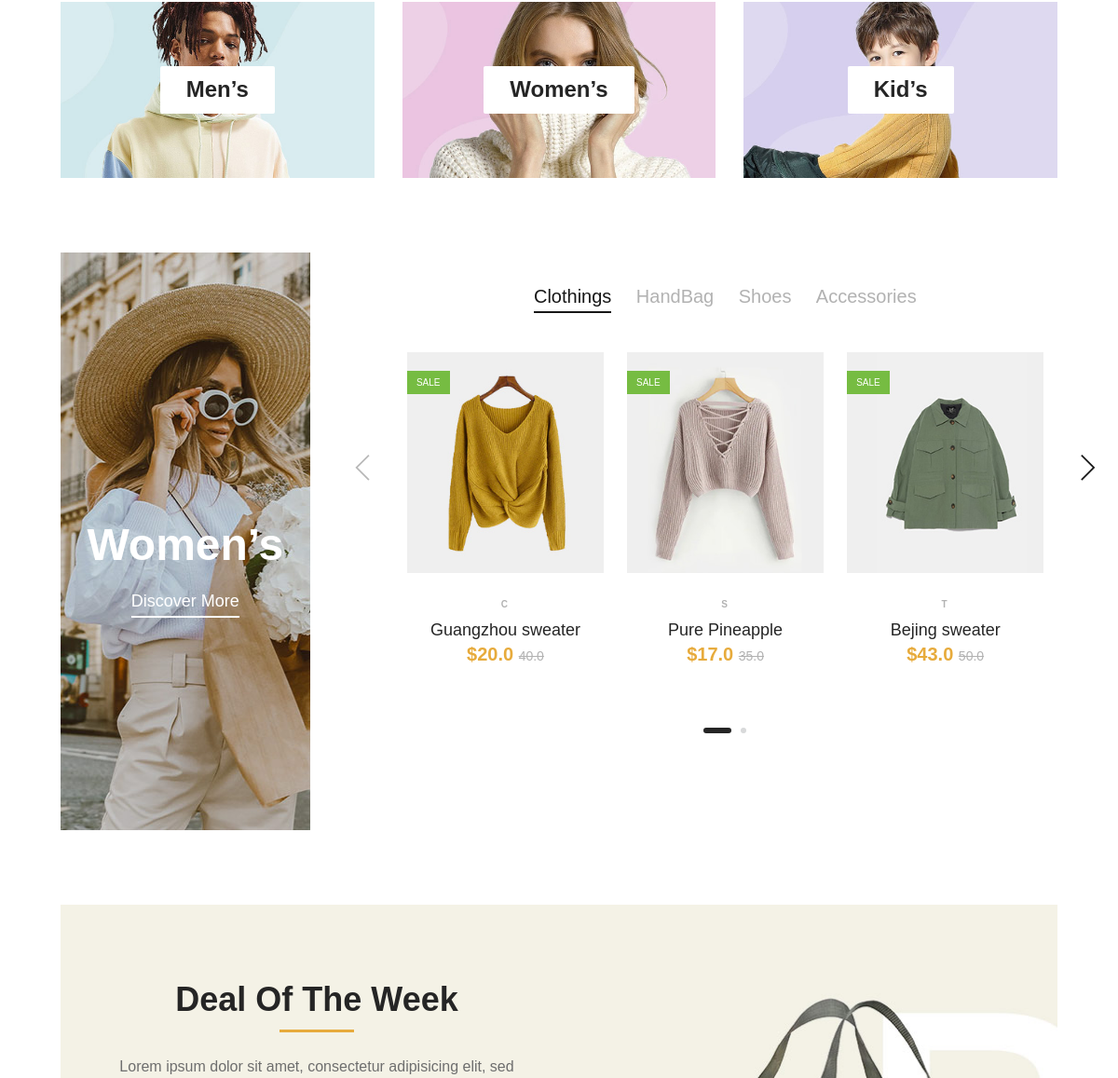
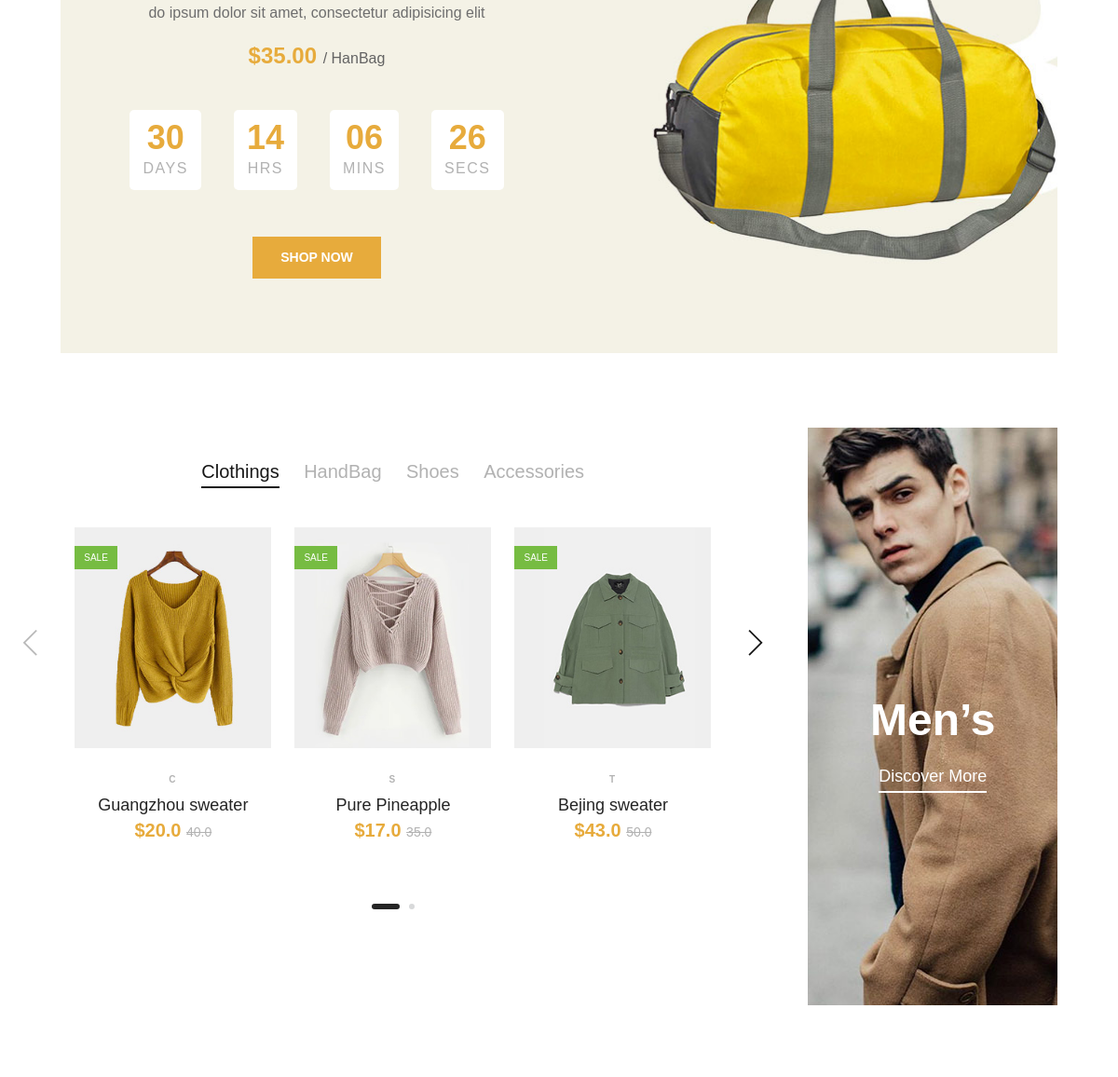
Before: / (middle part) with the older database file (2 pictures, top to bottom).
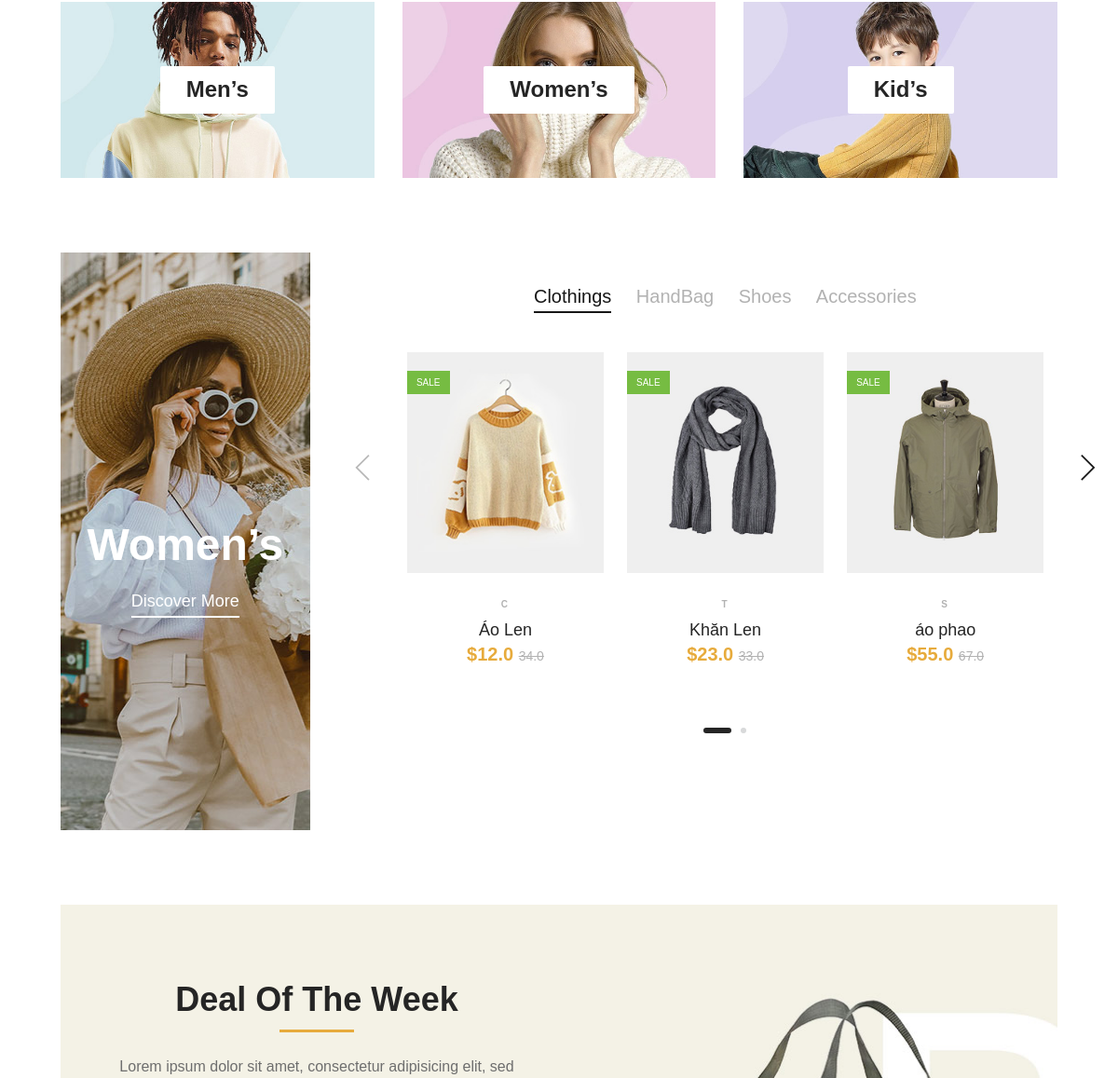
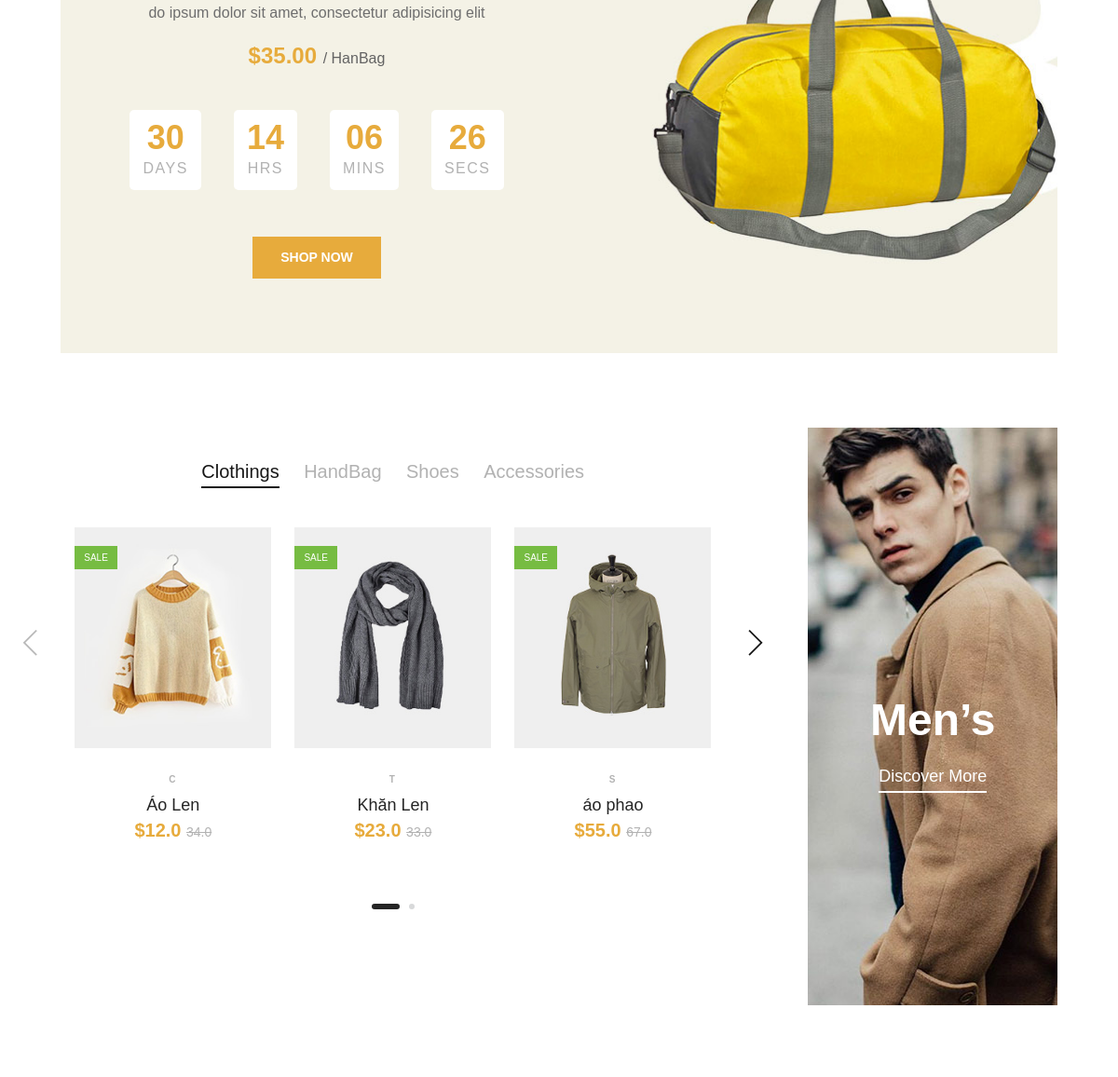
After: the same page with the newer database file (2 pictures, top to bottom).
### home/models.py (models this page shows, shortened)
class item(models.Model):
    title = models.CharField(max_length=100)
    price = models.FloatField(default=0)
    category = models.CharField(choices=CATEGORY_CHOISE, max_length=1)
    pricesale = models.FloatField(default=0)
    img = models.ImageField(upload_to='images')
    slug = models.SlugField()
    quantity = models.IntegerField(default=1)
    def get_absolute_url(self):
        return reverse("home:product", kwargs={
            'slug': self.slug
        })

### home/views.py (the view)
# urls.py: path('', index, name='index'),
def index(request):
    context = {
        'Items': item.objects.all()
    }
    return render(request, 'onlineshoop/index.html', context)

### templates/onlineshoop/index.html (shortened to what the changed rows need)
 {% extends 'onlineshoop/base.html'%}
 {% load static %}
 {%block cssblock%}
    <link rel="stylesheet" href="{% static 'onlineshoop/css/bootstrap.min.css' %}" type="text/css">
    <link rel="stylesheet" href="{% static 'onlineshoop/css/font-awesome.min.css' %}" type="text/css">
    <link rel="stylesheet" href="{% static 'onlineshoop/css/themify-icons.css' %}" type="text/css">
    <link rel="stylesheet" href="{% static 'onlineshoop/css/elegant-icons.css' %}" type="text/css">
    <link rel="stylesheet" href="{% static 'onlineshoop/css/owl.carousel.min.css' %}" type="text/css">
    <link rel="stylesheet" href="{% static 'onlineshoop/css/nice-select.css' %}" type="text/css">
    <link rel="stylesheet" href="{% static 'onlineshoop/css/jquery-ui.min.css' %}" type="text/css">
    <link rel="stylesheet" href="{% static 'onlineshoop/css/slicknav.min.css' %}" type="text/css">
    <link rel="stylesheet" href="{% static 'onlineshoop/css/style.css' %}" type="text/css">
 {%endblock%}
{% block content%}
    <section class="women-banner spad">
        <div class="container-fluid">
            <div class="row">
                <div class="col-lg-3">
                    <div class="product-large set-bg" data-setbg="{% static 'onlineshoop/img/products/women-large.jpg' %}">
                        <h2>Women’s</h2>
                    </div>
                </div>
                <div class="col-lg-8 offset-lg-1">
                    <div class="product-slider owl-carousel">
                        {% for Item in Items%}
                        <div class="product-item">
                            <div class="pi-pic">
                                <img src={{Item.img.url}} alt="">
                                <div class="sale">Sale</div>
                            </div>
                            <div class="pi-text">
                                <div class="catagory-name">{{Item.category}}</div>
                                <a href="#">
                                    <h5>{{Item.title}}</h5>
                                </a>
                                <div class="product-price">
                                    ${{Item.pricesale}}
                                    <span>{{Item.price}}</span>
                                </div>
                            </div>
                        </div>
                        {%endfor%}
                    </div>
                </div>
            </div>
        </div>
    </section>
    <section class="deal-of-week set-bg spad" data-setbg="{% static 'onlineshoop/img/time-bg.jpg' %}">
        <div class="container">
            <div class="col-lg-6 text-center">
                <div class="section-title">
                    <h2>Deal Of The Week</h2>
                </div>
            </div>
        </div>
    </section>
    <section class="man-banner spad">
        <div class="container-fluid">
            <div class="row">
                <div class="col-lg-8">
                    <div class="product-slider owl-carousel">
                        {% for Item in Items%}
                        <div class="product-item">
                            <div class="pi-pic">
                                <img src="{{Item.img.url}}" alt="">
                                <div class="sale">Sale</div>
                            </div>
                            <div class="pi-text">
                                <div class="catagory-name">{{Item.category}}</div>
                                <a href="">
                                    <h5>{{Item.title}}</h5>
                                </a>
                                <div class="product-price">
                                    ${{Item.pricesale}}
                                    <span>{{Item.price}}</span>
                                </div>
                            </div>
                        </div>
                        {%endfor%}
                    </div>
                </div>
                <div class="col-lg-3 offset-lg-1">
                    <div class="product-large set-bg m-large" data-setbg="{% static 'onlineshoop/img/products/man-large.jpg' %}">
                        <h2>Men’s</h2>
                    </div>
                </div>
            </div>
        </div>
    </section>
 {% endblock%}

Changed rows visible on the page:
removed item: img (picture), category "S", title "Pure Pineapple", pricesale "17.0", price "35.0"
removed item: img (picture), category "T", title "Bejing sweater", pricesale "43.0", price "50.0"
changed item: img: a different picture; title "Guangzhou sweater" → "Áo Len"; pricesale "20.0" → "12.0"; price "40.0" → "34.0"
added item: img (picture), category "T", title "Khăn Len", pricesale "23.0", price "33.0"
added item: img (picture), category "S", title "áo phao", pricesale "55.0", price "67.0"
